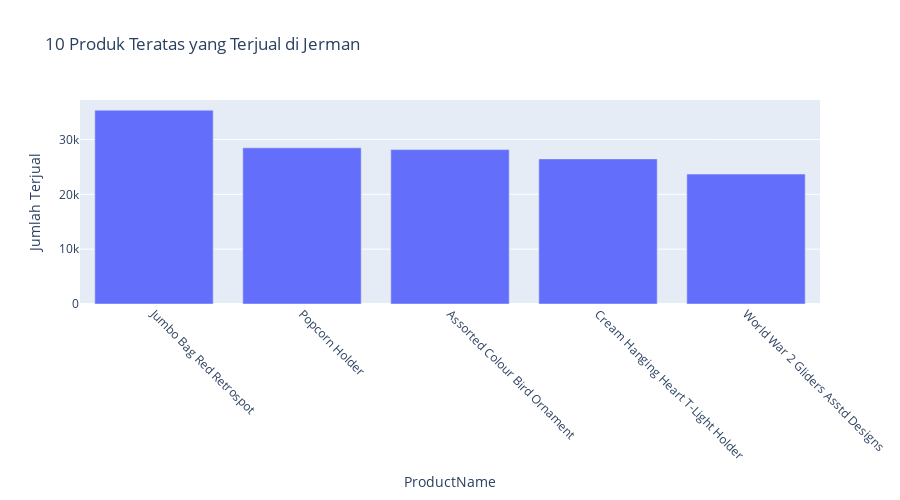

Notebook source saved alongside this figure:
### Code cell
# Filter data untuk negara Germany
df_country = df_sorted[df_sorted['Country'] == 'United Kingdom']

# Mengelompokkan berdasarkan nama produk dan menghitung total penjualan
product_sales = df_country.groupby('ProductName')['Quantity'].sum().reset_index()

# Mengurutkan produk berdasarkan jumlah terjual secara menurun dan mengambil 10 produk teratas
top_products = product_sales.sort_values(by='Quantity', ascending=False).head(5)

# Membuat diagram batang menggunakan plotly express untuk 10 produk teratas yang terjual di negara Germany
fig = px.bar(top_products, x='ProductName', y='Quantity',
             labels={'Quantity': 'Jumlah Terjual'},
             title='10 Produk Teratas yang Terjual di Jerman',
             height=500)

fig.update_xaxes(tickangle=45)  # Rotasi label sumbu x agar mudah dibaca
fig.show()

### Figure 1 — Plotly figure (JSON) as saved in the notebook; plotly's stock layout.template omitted (floating-point values rounded to 4 significant figures)
{"data": [{"alignmentgroup": "True", "hovertemplate": "ProductName=%{x}<br>Jumlah Terjual=%{y}<extra></extra>", "legendgroup": "", "marker": {"color": "#636efa", "pattern": {"shape": ""}}, "name": "", "offsetgroup": "", "orientation": "v", "showlegend": false, "textposition": "auto", "type": "bar", "x": ["Jumbo Bag Red Retrospot", "Popcorn Holder", "Assorted Colour Bird Ornament", "Cream Hanging Heart T-Light Holder", "World War 2 Gliders Asstd Designs"], "xaxis": "x", "y": [35335, 28478, 28150, 26458, 23688], "yaxis": "y"}], "layout": {"barmode": "relative", "height": 500, "legend": {"tracegroupgap": 0}, "title": {"text": "10 Produk Teratas yang Terjual di Jerman"}, "xaxis": {"anchor": "y", "domain": [0, 1], "tickangle": 45, "title": {"text": "ProductName"}}, "yaxis": {"anchor": "x", "domain": [0, 1], "title": {"text": "Jumlah Terjual"}}}}
